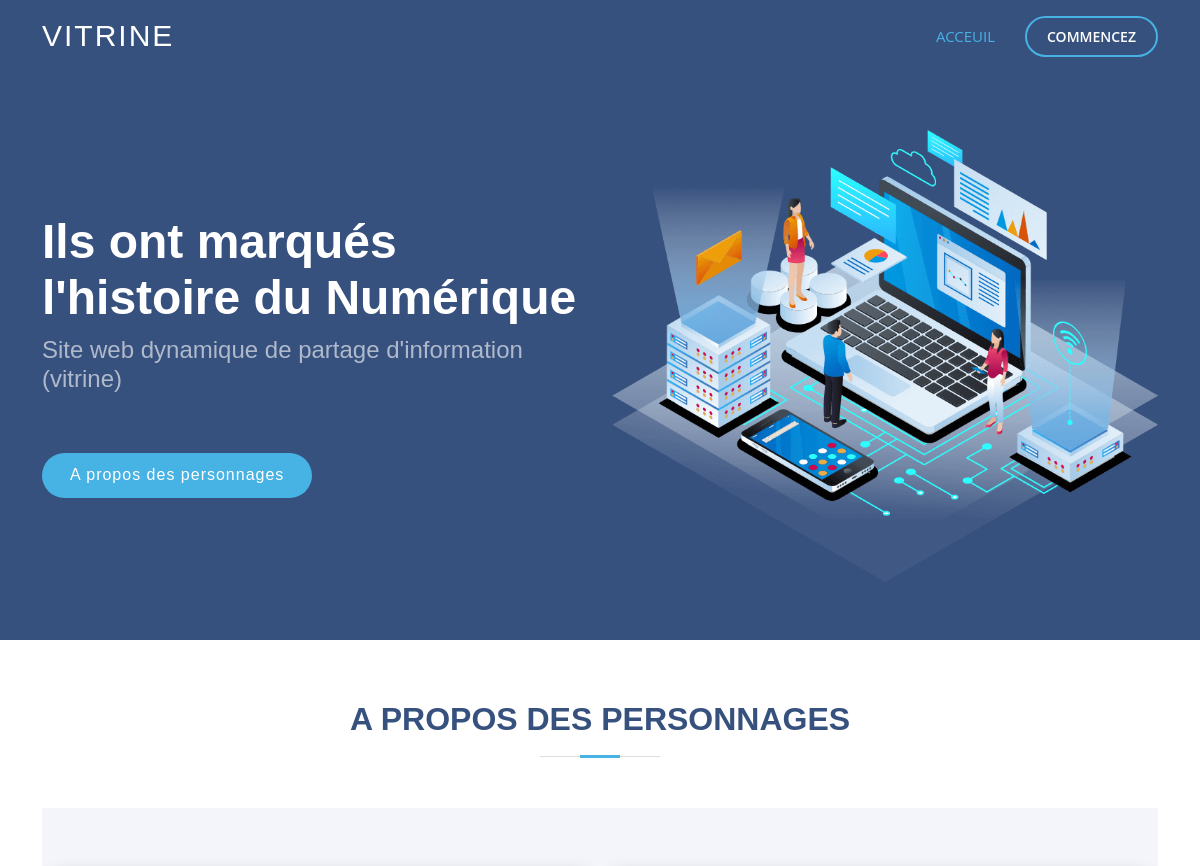
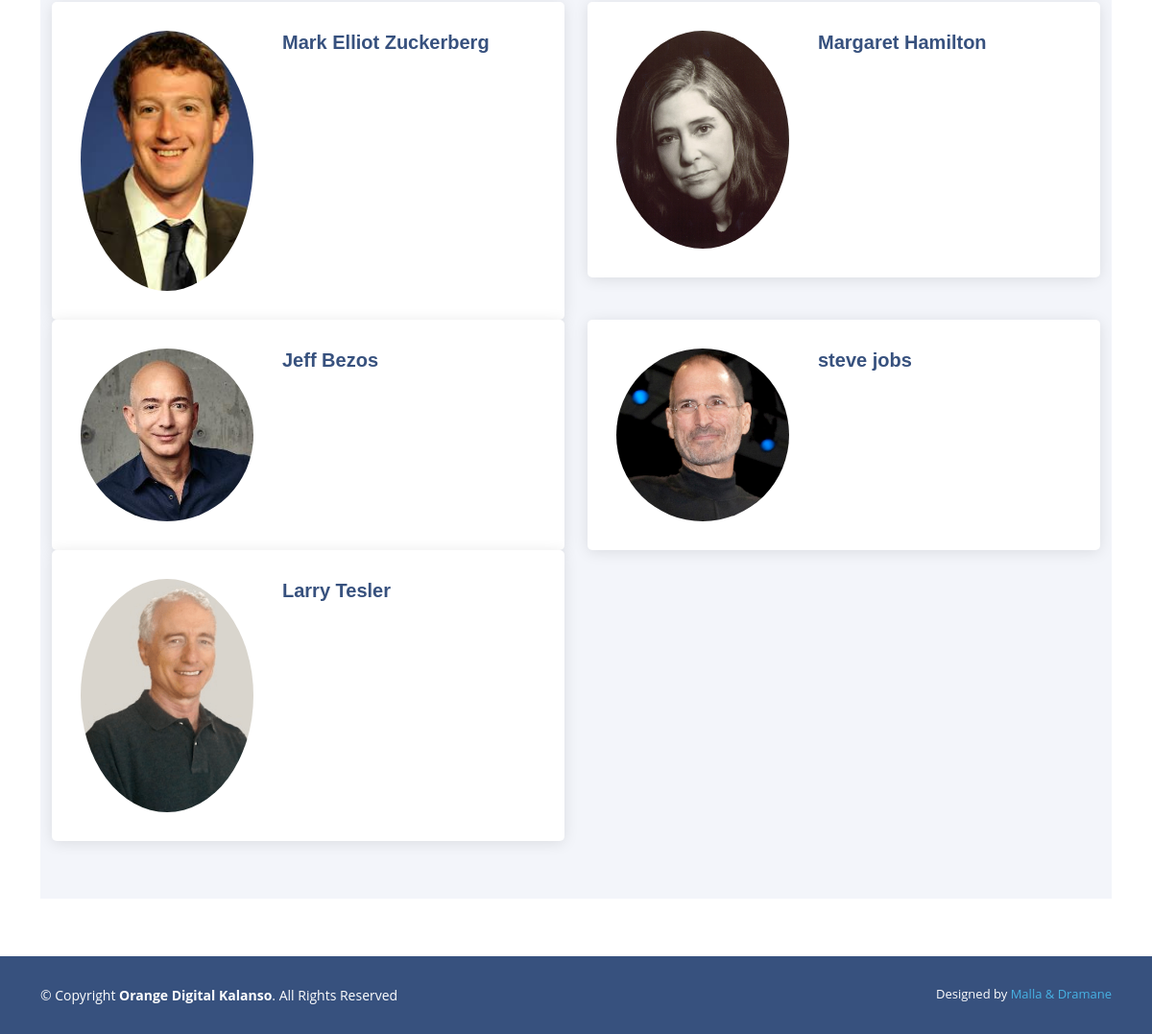
/vitrine/index.php, run on the app's committed database (2 pictures, top to bottom).
### tables this page shows
CREATE TABLE `personnages` (
  `id_personnage` int(11) NOT NULL,
  `nom_complet` varchar(25) NOT NULL,
  `nom_image` varchar(100) NOT NULL,
  `historique` varchar(2000) NOT NULL,
  `url_image` varchar(255) NOT NULL
);

### vitrine/index.php (the view, shortened to what this page needs)
<?php
  require "connexions.php";
  $malla = $connexion->prepare("SELECT * FROM personnages");
  $malla->execute();
?>
<!DOCTYPE html>
<html lang="en">
<head>
  <link href="assets/vendor/aos/aos.css" rel="stylesheet">
  <link href="assets/vendor/bootstrap/css/bootstrap.min.css" rel="stylesheet">
  <link href="assets/vendor/bootstrap-icons/bootstrap-icons.css" rel="stylesheet">
  <link href="assets/vendor/boxicons/css/boxicons.min.css" rel="stylesheet">
  <link href="assets/vendor/glightbox/css/glightbox.min.css" rel="stylesheet">
  <link href="assets/vendor/remixicon/remixicon.css" rel="stylesheet">
  <link href="assets/vendor/swiper/swiper-bundle.min.css" rel="stylesheet">
  <link href="assets/css/style.css" rel="stylesheet">
</head>
<body>
  <header id="header" class="fixed-top ">
    <div class="container d-flex align-items-center">
      <h1 class="logo me-auto"><a href="index.html">VITRINE</a></h1>
      <nav id="navbar" class="navbar">
        <ul>
          <li><a class="nav-link scrollto active" href="#hero">ACCEUIL</a></li>
          <li><a class="getstarted scrollto" href="#about">COMMENCEZ</a></li>
        </ul>
      </nav>
    </div>
  </header>
  <section id="hero" class="d-flex align-items-center">
    <div class="container">
      <div class="row">
        <div class="col-lg-6 d-flex flex-column justify-content-center pt-4 pt-lg-0 order-2 order-lg-1" data-aos="fade-up" data-aos-delay="200">
          <h1>Ils ont marqués l'histoire du Numérique</h1>
          <h2>Site web dynamique de partage d'information (vitrine)</h2>
          <div class="d-flex justify-content-center justify-content-lg-start">
            <a href="#about" class="btn-get-started scrollto">A propos des personnages</a>
          </div>
        </div>
        <div class="col-lg-6 order-1 order-lg-2 hero-img" data-aos="zoom-in" data-aos-delay="200">
          <img src="assets/img/hero-img.png" class="img-fluid animated" alt="">
        </div>
      </div>
    </div>
  </section>
  <main id="main">
    <section id="about" class="about">
      <div class="container" data-aos="fade-up">
        <div class="section-title">
          <h2>A propos des personnages</h2>
        </div>
    <section id="team" class="team section-bg">
      <div class="container" data-aos="fade-up">
        <div class="row">
              <?php while ($design = $malla->fetch()) {?>
                <div class="col-md-6">
                  <a href="detail.php?id=<?php echo $design['id_personnage']; ?>">
                    <div class="member d-flex align-items-start" data-aos="zoom-in" data-aos-delay="100">
                      <div class="pic">
                        <img src="image/<?= $design['nom_image'];?>" class="img-fluid" alt="">
                      </div>
                      <div class="member-info">
                        <h4><?php echo $design['nom_complet'];?></h4>
                      </div>
                    </div>
                  </a>
                </div>
            <?php  }?>
        </div>
      </div>
    </section>
      </div>
    </section>
    <footer id="footer">
      <div class="container footer-bottom clearfix">
        <div class="copyright">
          &copy; Copyright <strong><span>Orange Digital Kalanso</span></strong>. All Rights Reserved
        </div>
        <div class="credits">
          Designed by <a href="">Malla & Dramane</a>
        </div>
      </div>
    </footer>
  </main>
</body>
</html>

### vitrine/assets/css/style.css (style rules this page uses)
body { font-family: "Open Sans", sans-serif; color: #444444; }
a { color: #47b2e4; text-decoration: none; }
h1, h2, h3, h4, h5, h6 { font-family: "Jost", sans-serif; }
#header { transition: all 0.5s; z-index: 997; padding: 15px 0; }
#header .logo { font-size: 30px; margin: 0; padding: 0; line-height: 1; font-weight: 500; letter-spacing: 2px; text-transform: uppercase; }
#header .logo a { color: #fff; }
.navbar { padding: 0; }
.navbar ul { margin: 0; padding: 0; display: flex; list-style: none; align-items: center; }
.navbar li { position: relative; }
.navbar a, .navbar a:focus { display: flex; align-items: center; justify-content: space-between; padding: 10px 0 10px 30px; font-size: 15px; font-weight: 500; color: #fff; white-space: nowrap; transition: 0.3s; }
.navbar a:hover, .navbar .active, .navbar .active:focus, .navbar li:hover > a { color: #47b2e4; }
.navbar .getstarted, .navbar .getstarted:focus { padding: 8px 20px; margin-left: 30px; border-radius: 50px; color: #fff; font-size: 14px; border: 2px solid #47b2e4; font-weight: 600; }
#hero { width: 100%; height: 80vh; background: #37517e; }
#hero .container { padding-top: 72px; }
#hero h1 { margin: 0 0 10px 0; font-size: 48px; font-weight: 700; line-height: 56px; color: #fff; }
#hero h2 { color: rgba(255, 255, 255, 0.6); margin-bottom: 50px; font-size: 24px; }
#hero .btn-get-started { font-family: "Jost", sans-serif; font-weight: 500; font-size: 16px; letter-spacing: 1px; display: inline-block; padding: 10px 28px 11px 28px; border-radius: 50px; transition: 0.5s; margin: 10px 0 0 0; color: #fff; background: #47b2e4; }
#hero .animated { animation: up-down 2s ease-in-out infinite alternate-reverse both; }
section { padding: 60px 0; overflow: hidden; }
.section-bg { background-color: #f3f5fa; }
.section-title { text-align: center; padding-bottom: 30px; }
.section-title h2 { font-size: 32px; font-weight: bold; text-transform: uppercase; margin-bottom: 20px; padding-bottom: 20px; position: relative; color: #37517e; }
.section-title h2::before { content: ""; position: absolute; display: block; width: 120px; height: 1px; background: #ddd; bottom: 1px; left: calc(50% - 60px); }
.section-title h2::after { content: ""; position: absolute; display: block; width: 40px; height: 3px; background: #47b2e4; bottom: 0; left: calc(50% - 20px); }
.team .member { position: relative; box-shadow: 0px 2px 15px rgba(0, 0, 0, 0.1); padding: 30px; border-radius: 5px; background: #fff; transition: 0.5s; }
.team .member .pic { overflow: hidden; width: 180px; border-radius: 50%; }
.team .member .pic img { transition: ease-in-out 0.3s; }
.team .member .member-info { padding-left: 30px; }
.team .member h4 { font-weight: 700; margin-bottom: 5px; font-size: 20px; color: #37517e; }
#footer { font-size: 14px; background: #37517e; }
#footer .footer-bottom { padding-top: 30px; padding-bottom: 30px; color: #fff; }
#footer .copyright { float: left; }
#footer .credits { float: right; font-size: 13px; }
#footer .credits a { transition: 0.3s; }

### data on the page
personnages: nom_image (picture), nom_complet "Mark Elliot Zuckerberg"
personnages: nom_image (picture), nom_complet "Margaret Hamilton"
personnages: nom_image (picture), nom_complet "Jeff Bezos"
personnages: nom_image (picture), nom_complet "steve jobs"
personnages: nom_image (picture), nom_complet "Larry Tesler"
